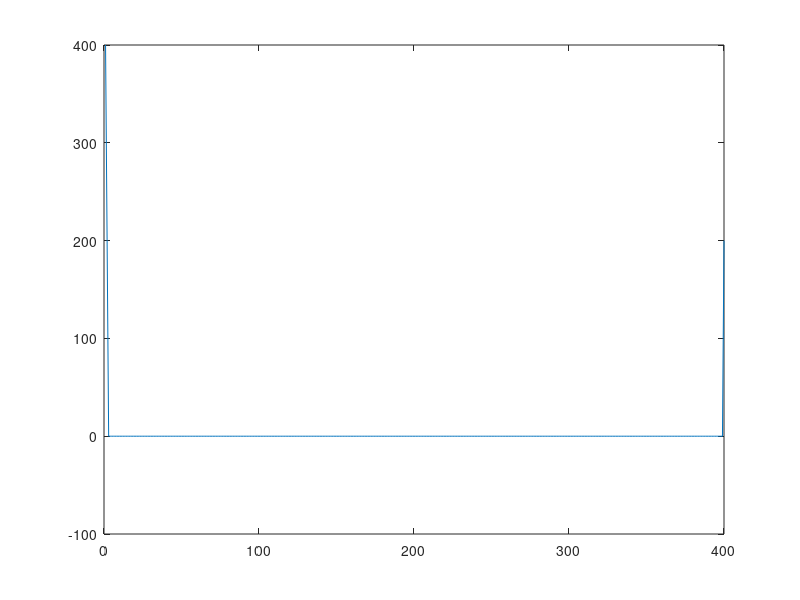
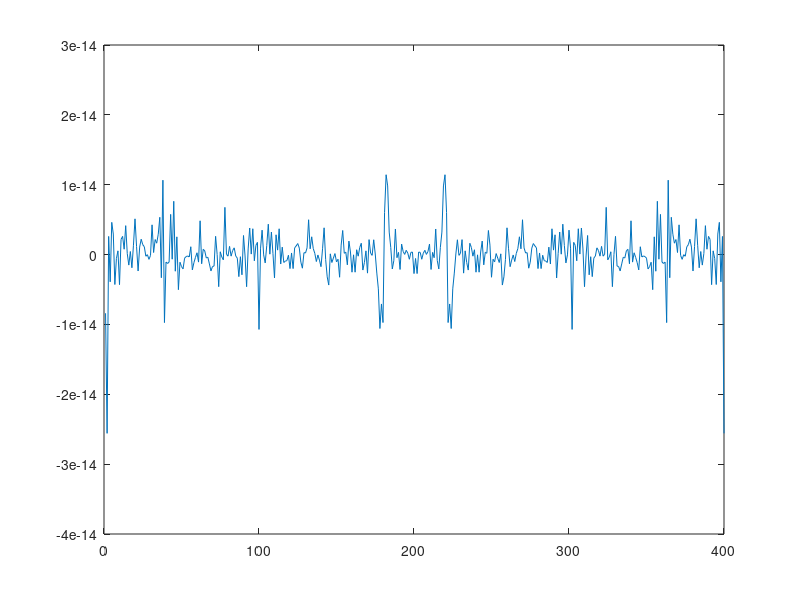
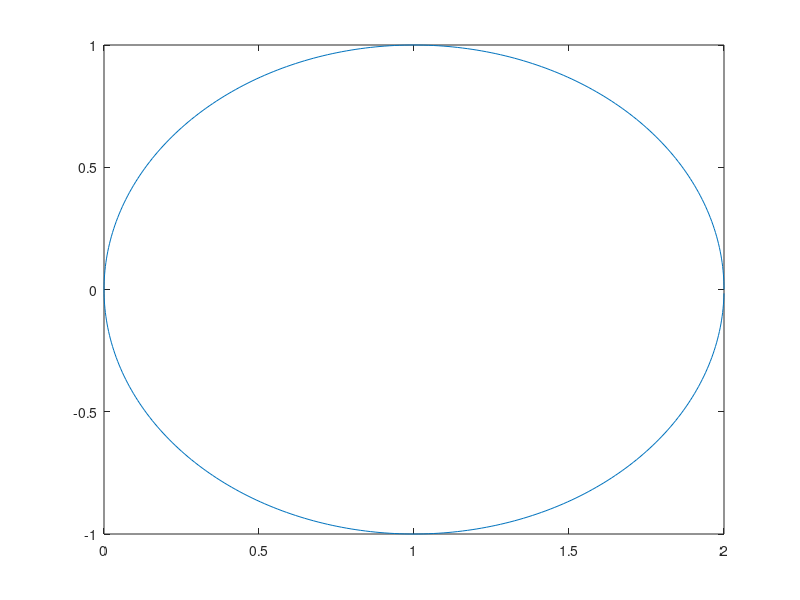
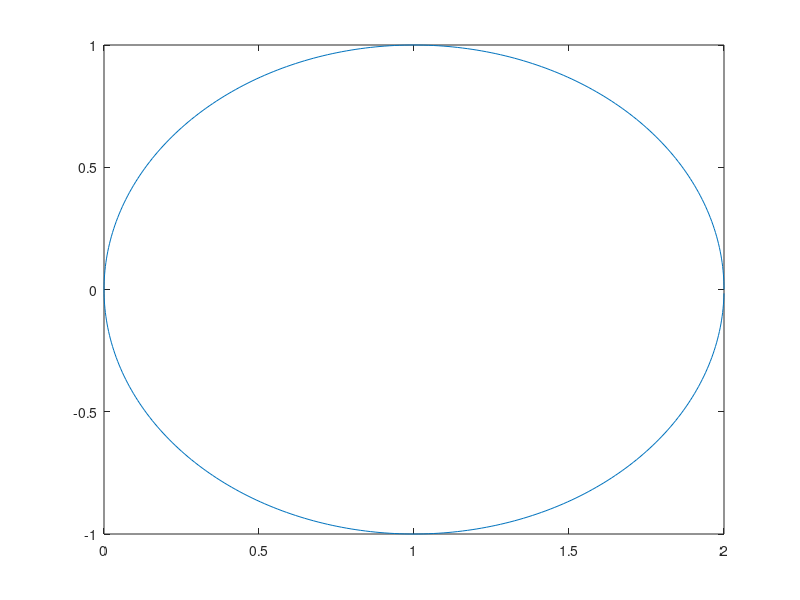

Write the MATLAB code that produced these figures, in order.
%Created by Derek Yu 7/5/2019
%Script averages the FFT of a circle and a larger circle


% given descrete x, y values for a circle
period = 1/100;
size = 400;

%create a circle
tt = (0:(size-1))*2*pi./(size);
x = cos(tt)+1;
y = sin(tt);

%create a larger circle
xx = 2.*cos(tt);
yy = 2.*sin(tt);

%do fft on box
XFFT = fft(x);
YFFT = fft(y);

%do fft on circle
XXFFT = fft(xx);
YYFFT = fft(yy);

%average fft
XFFT_AVG = (XFFT + XXFFT)/2;
YFFT_AVG = (YFFT + YYFFT)/2;

%interpret fft for box
x_out = ifft(XFFT);
y_out = ifft(YFFT);

%interpret fft for circle
xx_out = ifft(XXFFT);
yy_out = ifft(YYFFT);

%interpret fft for average
x_avg_out = ifft(XFFT_AVG);
y_avg_out = ifft(YFFT_AVG);

%plot for debug circle
figure(1);
plot(1:length(XFFT), XFFT);
figure(2);
plot(1:length(YFFT), YFFT);
figure(3);
plot(x_out, y_out);
figure(4);
plot(x, y);

%plot for debug large circle
figure(5);
plot(1:length(XXFFT), XXFFT);
figure(6);
plot(1:length(YYFFT), YYFFT);
figure(7);
plot(xx_out, yy_out);
figure(8);
plot(xx, yy);

%plot average fft
figure(9);
plot(1:length(XFFT_AVG), XFFT_AVG);
figure(10);
plot(1:length(YFFT_AVG), YFFT_AVG);
figure(11);
plot(x_avg_out, y_avg_out);
